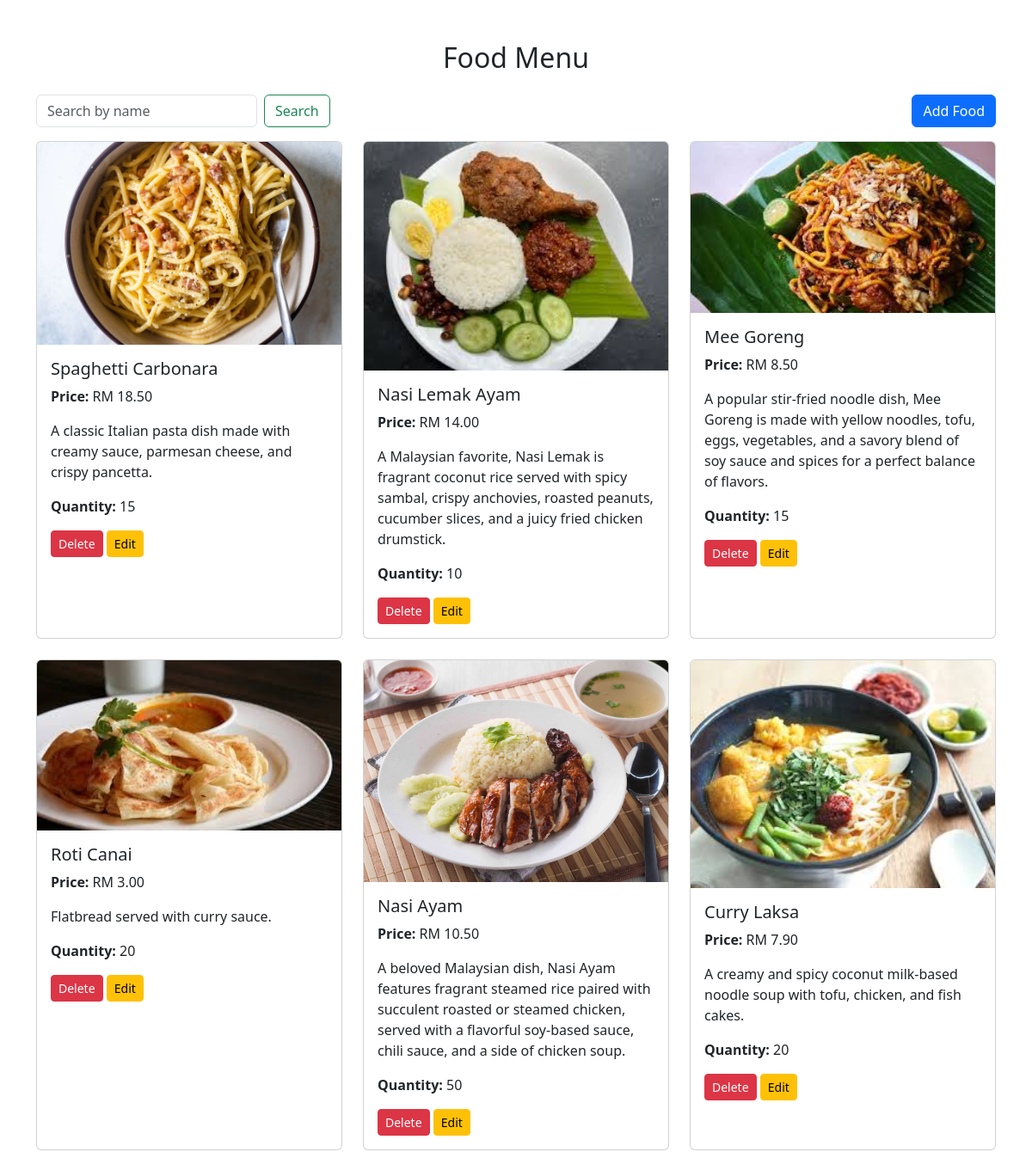
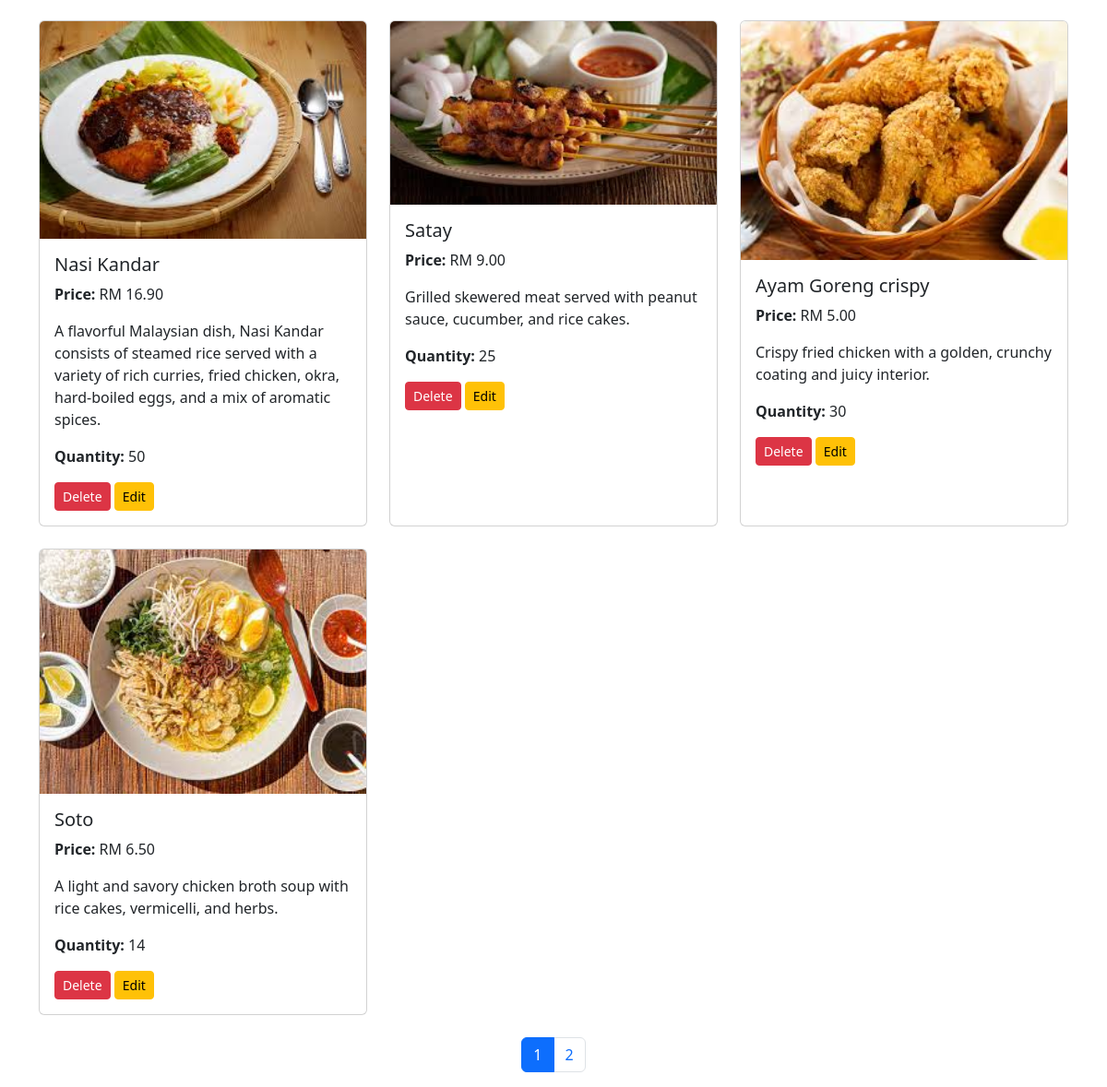
Screenshot of /menu.php (signed in) with the database file from the repository (2 pictures, top to bottom).
### tables this page shows
CREATE TABLE `makanan` (
  `ID` int(11) NOT NULL,
  `NAME` varchar(255) NOT NULL,
  `PRICE` decimal(10,2) NOT NULL,
  `PICTURE` text DEFAULT NULL,
  `DETAILS` text DEFAULT NULL,
  `QUANTITY` int(11) NOT NULL
);

### menu.php (the view, shortened to what this page needs)
<?php
include('dbconnect.php');
$items_per_page = 10;
$page = isset($_GET['page']) ? (int) $_GET['page'] : 1;
$offset = ($page - 1) * $items_per_page;
$search = isset($_GET['search']) ? trim($_GET['search']) : '';
if ($search === '') {
    $sql = "SELECT * FROM makanan LIMIT ?, ?";
    $stmt = $conn->prepare($sql);
    $stmt->bind_param("ii", $offset, $items_per_page);
} else {
    $sql = "SELECT * FROM makanan WHERE NAME LIKE ? LIMIT ?, ?";
    $search_param = "%$search%";
    $stmt = $conn->prepare($sql);
    $stmt->bind_param("sii", $search_param, $offset, $items_per_page);
}
$stmt->execute();
$result = $stmt->get_result();
if ($search === '') {
    $count_sql = "SELECT COUNT(*) as total FROM makanan";
    $count_result = $conn->query($count_sql);
} else {
    $count_sql = "SELECT COUNT(*) as total FROM makanan WHERE NAME LIKE ?";
    $count_stmt = $conn->prepare($count_sql);
    $count_stmt->bind_param("s", $search_param);
    $count_stmt->execute();
    $count_result = $count_stmt->get_result();
}
$total_items = $count_result->fetch_assoc()['total'];
$total_pages = ceil($total_items / $items_per_page);
?>
<!DOCTYPE html>
<html lang="en">
<head>
    <link href="https://cdn.jsdelivr.net/npm/bootstrap@5.3.0-alpha3/dist/css/bootstrap.min.css" rel="stylesheet">
</head>
<body>
    <div class="container mt-5">
        <h2 class="text-center mb-4">Food Menu</h2>
        <div class="d-flex justify-content-between mb-3">
            <form class="d-flex" method="GET">
                <input class="form-control me-2" type="search" name="search" placeholder="Search by name"
                    value="<?php echo htmlspecialchars($search); ?>">
                <button class="btn btn-outline-success" type="submit">Search</button>
            </form>
            <button class="btn btn-primary" data-bs-toggle="modal" data-bs-target="#addFoodModal">Add Food</button>
        </div>
        <div class="row">
            <?php if ($result->num_rows > 0): ?>
                <?php while ($row = $result->fetch_assoc()): ?>
                    <div class="col-md-4 mb-4">
                        <div class="card h-100">
                            <img src="<?php echo htmlspecialchars($row['PICTURE']); ?>" class="card-img-top"
                                alt="<?php echo htmlspecialchars($row['NAME']); ?>"
                                style="width: 100%; height: auto; object-fit: cover;">
                            <div class="card-body">
                                <h5 class="card-title"><?php echo htmlspecialchars($row['NAME']); ?></h5>
                                <p class="card-text"><strong>Price:</strong> RM <?php echo number_format($row['PRICE'], 2); ?>
                                </p>
                                <p class="card-text"><?php echo nl2br(htmlspecialchars($row['DETAILS'])); ?></p>
                                <p class="card-text"><strong>Quantity:</strong>
                                    <?php echo htmlspecialchars($row['QUANTITY']); ?></p>
                                <form method="POST" class="d-inline">
                                    <button type="submit" name="delete_food" class="btn btn-danger btn-sm">Delete</button>
                                </form>
                                <button class="btn btn-warning btn-sm" data-bs-toggle="modal"
                                    data-bs-target="#editFoodModal<?php echo $row['ID']; ?>">Edit</button>
                            </div>
                        </div>
                    </div>
                <?php endwhile; ?>
            <?php else: ?>
                <div class="col-12">
                    <p class="text-center">No food items available.</p>
                </div>
            <?php endif; ?>
        </div>
        <nav>
            <ul class="pagination justify-content-center">
                <?php for ($i = 1; $i <= $total_pages; $i++): ?>
                    <li class="page-item <?php echo ($i === $page) ? 'active' : ''; ?>">
                        <a class="page-link"
                            href="?page=<?php echo $i; ?>&search=<?php echo htmlspecialchars($search); ?>"><?php echo $i; ?></a>
                    </li>
                <?php endfor; ?>
            </ul>
        </nav>
    </div>
</body>
</html>

### rows the page displays
makanan: PICTURE+NAME (picture), NAME "Spaghetti Carbonara", PRICE "18.50", DETAILS "A classic Italian pasta dish made with creamy sauce, parmesan cheese, and crispy pancetta.", QUANTITY "15"
makanan: PICTURE (picture), NAME "Nasi Lemak Ayam", PRICE "14.00", DETAILS "A Malaysian favorite, Nasi Lemak is fragrant coconut rice served with spicy sambal, crispy anchovies, roasted peanuts, cucumber slices, and a juicy fried chicken drumstick.", QUANTITY "10"
makanan: PICTURE (picture), NAME "Mee Goreng", PRICE "8.50", DETAILS "A popular stir-fried noodle dish, Mee Goreng is made with yellow noodles, tofu, eggs, vegetables, and a savory blend of soy sauce and spices for a perfect balance of flavors.", QUANTITY "15"
makanan: PICTURE (picture), NAME "Roti Canai", PRICE "3.00", DETAILS "Flatbread served with curry sauce.", QUANTITY "20"
makanan: PICTURE (picture), NAME "Nasi Ayam", PRICE "10.50", DETAILS "A beloved Malaysian dish, Nasi Ayam features fragrant steamed rice paired with succulent roasted or steamed chicken, served with a flavorful soy-based sauce, chili sauce, and a side of chicken soup.", QUANTITY "50"
makanan: PICTURE (picture), NAME "Curry Laksa", PRICE "7.90", DETAILS "A creamy and spicy coconut milk-based noodle soup with tofu, chicken, and fish cakes.", QUANTITY "20"
makanan: PICTURE (picture), NAME "Nasi Kandar", PRICE "16.90", DETAILS "A flavorful Malaysian dish, Nasi Kandar consists of steamed rice served with a variety of rich curries, fried chicken, okra, hard-boiled eggs, and a mix of aromatic spices.", QUANTITY "50"
makanan: PICTURE (picture), NAME "Satay", PRICE "9.00", DETAILS "Grilled skewered meat served with peanut sauce, cucumber, and rice cakes.", QUANTITY "25"
makanan: PICTURE (picture), NAME "Ayam Goreng crispy", PRICE "5.00", DETAILS "Crispy fried chicken with a golden, crunchy coating and juicy interior.", QUANTITY "30"
makanan: PICTURE (picture), NAME "Soto", PRICE "6.50", DETAILS "A light and savory chicken broth soup with rice cakes, vermicelli, and herbs.", QUANTITY "14"
